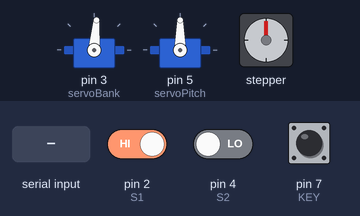
Simulated run of this sketch. Board: Arduino Uno, built with avr-gcc and run on an emulated ATmega328P. Shown: 2 × servo, stepper motor. Inputs (shaded band) come from the test bench; at power-on: pin 2 (S1) HIGH, pin 4 (S2) LOW, pin 7 (KEY) HIGH. Stepper angles assume 4096 steps per turn.

Above: at 1.2 s.
1.3 s: pin 2 (S1) driven LOW
At 2.2 s:
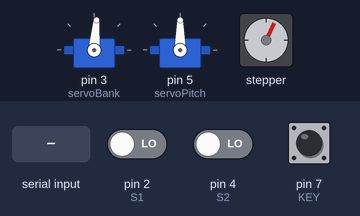
3.3 s: "1" received over Serial
At 5.2 s:
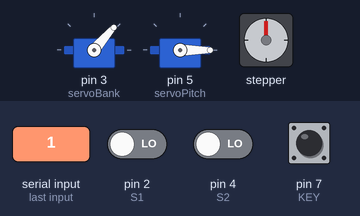
6.2 s: "0" received over Serial
At 7.7 s:
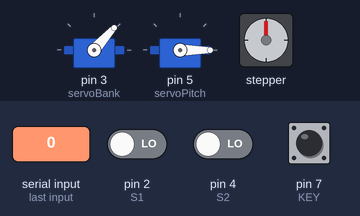
8.7 s: pin 2 (S1) driven HIGH and pin 4 (S2) driven HIGH
At 10.5 s:
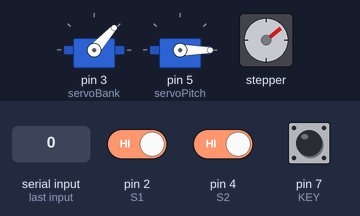
11.2 s: pin 2 (S1) driven LOW and pin 4 (S2) driven LOW
At 12.3 s:
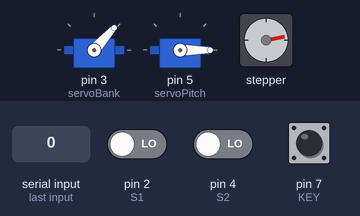
Timing chart, 0 to 14.2 s (numbered marks = the images above; inputs shaded):
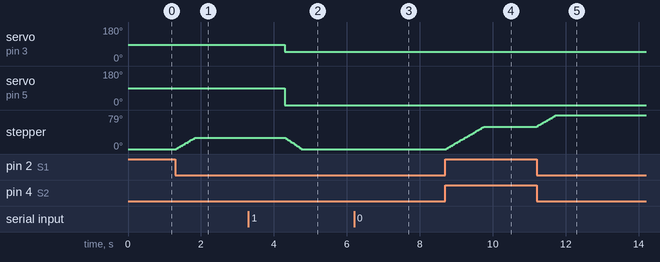

Measured:
- after the input at 1.3 s, stepper: turns 26° clockwise in 0.51 s, starting at once
- after the input at 3.3 s, servo on pin 3 (servoBank): 85° → 49° after 1.0 s; servo on pin 5 (servoPitch): 90° → 0° after 1.0 s; stepper: turns 26° counter-clockwise in 0.42 s, starting after 1.0 s
- after the input at 6.2 s, servo on pin 3 (servoBank): 49° → 48° after 1.0 s
- after the input at 8.7 s, stepper: turns 52° clockwise in 1.0 s, starting at once
- after the input at 11.2 s, stepper: turns 27° clockwise in 0.53 s, starting at once

The sketch:

DCSCockpit-Arduino.ino
```cpp
#include <Servo.h>
#include <AccelStepper.h>

#define STEPS 8 //4096 steps in total
#define S1 2
#define S2 4
#define KEY 7

AccelStepper stepperAlt(STEPS, 8, 10, 9, 11);
Servo servoBank;
Servo servoPitch;
byte val[5];
byte bank;
byte pitch;
byte stepperRevolutions;
byte stepperRemainder;
int currentStateCLK;
int lastStateCLK;
int counter = 0;
byte rotaryMode = 0;
unsigned long lastButtonPress = 0;

void setup() {
  servoBank.attach(3);
  servoPitch.attach(5);

  Serial.begin(9600);
  servoBank.write(85);
  servoPitch.write(90);
  stepperAlt.setMaxSpeed(1000);
  stepperAlt.setCurrentPosition(0);

  //Rotary Encoder
  pinMode(KEY, INPUT_PULLUP);
  pinMode(S1, INPUT);
  pinMode(S2, INPUT);
  lastStateCLK = digitalRead(S1);
}

void loop() {
  int btnState = digitalRead(KEY);
  if (btnState == LOW){
    if (millis() - lastButtonPress > 50){
      rotaryMode++;
    }
    lastButtonPress = millis();
  }
  currentStateCLK = digitalRead(S1);

  if (rotaryMode == 0){
    // If last and current state of CLK are different, then pulse occurred
    // React to only 1 state change to avoid double count
    if (currentStateCLK != lastStateCLK){

      // If the DT state is different than the CLK state then
      // the encoder is rotating CCW so decrement
      if (digitalRead(S2) != currentStateCLK) {
        counter = counter - 300;
      } else {
        // Encoder is rotating CW so increment
        counter  = counter + 300;
      }
      stepperAlt.moveTo(counter);
      stepperAlt.setSpeed(600);
      stepperAlt.runSpeedToPosition();
    }
    // Remember last CLK state
    lastStateCLK = currentStateCLK;
  }

  if (rotaryMode == 1){
    // If last and current state of CLK are different, then pulse occurred
    // React to only 1 state change to avoid double count
    if (currentStateCLK != lastStateCLK){

      // If the DT state is different than the CLK state then
      // the encoder is rotating CCW so decrement
      if (digitalRead(S2) != currentStateCLK) {
        counter = counter - 5;
      } else {
        // Encoder is rotating CW so increment
        counter  = counter + 5;
      }
      stepperAlt.moveTo(counter);
      stepperAlt.setSpeed(100);
      stepperAlt.runSpeedToPosition();
    }
    // Remember last CLK state
    lastStateCLK = currentStateCLK;
  }

  if (rotaryMode == 2){
    stepperAlt.setCurrentPosition(0);
  }
  if (rotaryMode > 3){
    rotaryMode = 0;
  }

  if (Serial.available()){
    Serial.readBytes(val, 4);
    bank = val[0];
    pitch = val[1];
    servoBank.write(bank);
    servoPitch.write(pitch);

    stepperRevolutions = val[2];
    stepperRemainder = val[3];
    int stepperPos = (256 * stepperRevolutions + stepperRemainder) * 4.096;
    stepperAlt.moveTo(stepperPos);
    stepperAlt.setSpeed(700);
  }
  stepperAlt.runSpeedToPosition();
}
```
